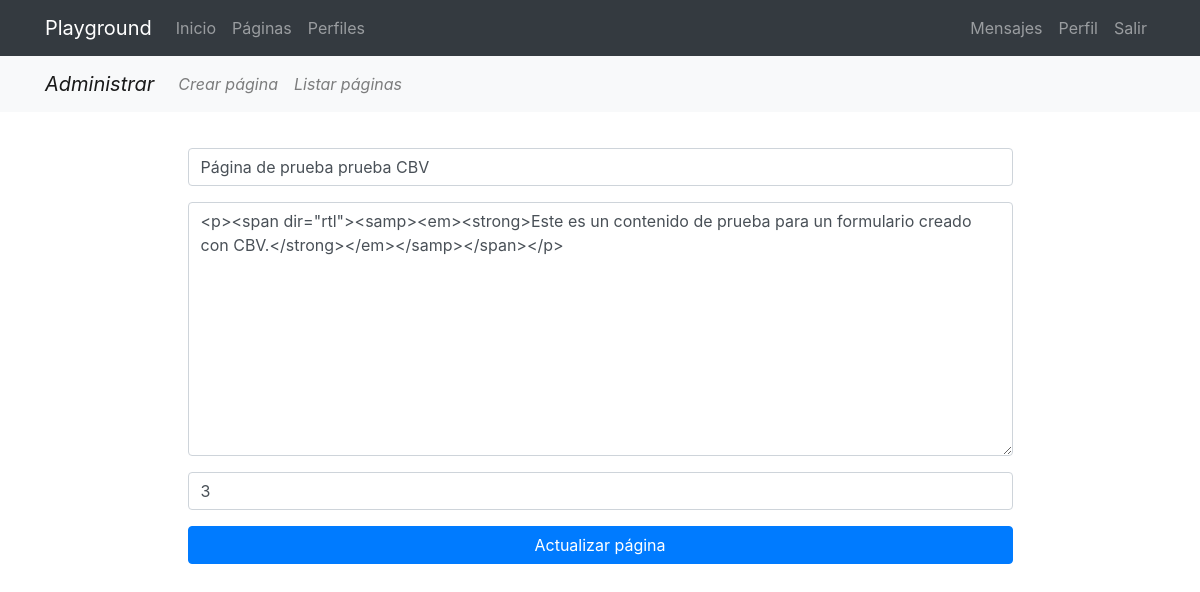
Screenshot of /pages/update/3/ (signed in) with the database file from the repository.
### pages/models.py (models this page shows, shortened)
class Page(models.Model):
    title = models.CharField(verbose_name="Título", max_length=200)
    content = RichTextField(verbose_name="Contenido")
    order = models.SmallIntegerField(verbose_name="Orden", default=0)
    created = models.DateTimeField(auto_now_add=True, verbose_name="Fecha de creación")
    updated = models.DateTimeField(auto_now=True, verbose_name="Fecha de edición")
    class Meta:
        verbose_name = "página"
        verbose_name_plural = "páginas"
        ordering = ['order', 'title']

### pages/views.py (the view, shortened to what this page needs)
# urls.py: path('update/<int:pk>/', PageUpdate.as_view(), name='update' ),
@method_decorator(staff_member_required, name='dispatch')
class PageUpdate(UpdateView):
    model = Page
    form_class = PageForm
    template_name_suffix = '_update_form'

### pages/forms.py
class PageForm(forms.ModelForm):
    class Meta:
        model = Page
        fields = ['title', 'content', 'order']
        widgets = {
            'title': forms.TextInput(attrs={'class':'form-control', 'placeholder':'Titulo'}),
            'content': forms.Textarea(attrs={'class':'form-control'}),
            'order': forms.NumberInput(attrs={'class':'form-control', 'placeholder':'Orden'}),
        }
        labels = {
            'title':'', 'order':'', 'content':''
        }

### pages/templates/pages/page_update_form.html (shortened to what this page needs)
{% extends 'core/base.html' %}
{% load static %}
{% block content %}
{% include 'pages/includes/pages_menu.html'%}
<main role="main">
  <div class="container">
    <div class="row mt-3 mb-5">
      <div class="col-md-9 mx-auto">
        <div>
        <form action="" method="post">{% csrf_token %}
            {{ form.as_p }}
          <div class="text-center">
             <input type="submit" class="btn btn-primary btn-block" value="Actualizar página" />
          </div>
        </form>
        </div>
      </div>
    </div>
  </div>
</main>
{% endblock %}

### core/static/core/css/main.css (style rules this page uses)
main { padding-top: 20px; }
:root { --jumbotron-padding-y: 3rem; }

### rows the page displays
Page: title "Página de prueba prueba CBV", content "<p><span dir=\"rtl\"><samp><em><strong>Este es un contenido de prueba para un formulario creado con CBV.</strong></em></samp></span></p>", order "3"
